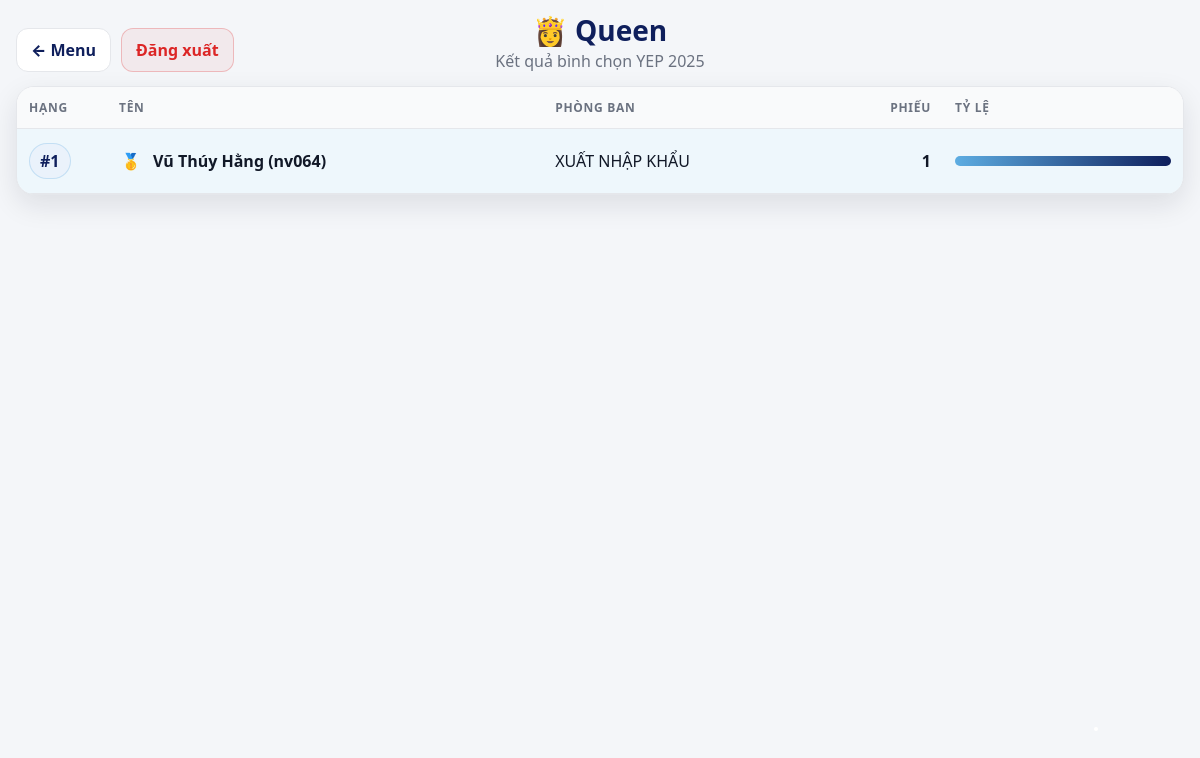
Before: /admin/results/queen (signed in) with the older database file.
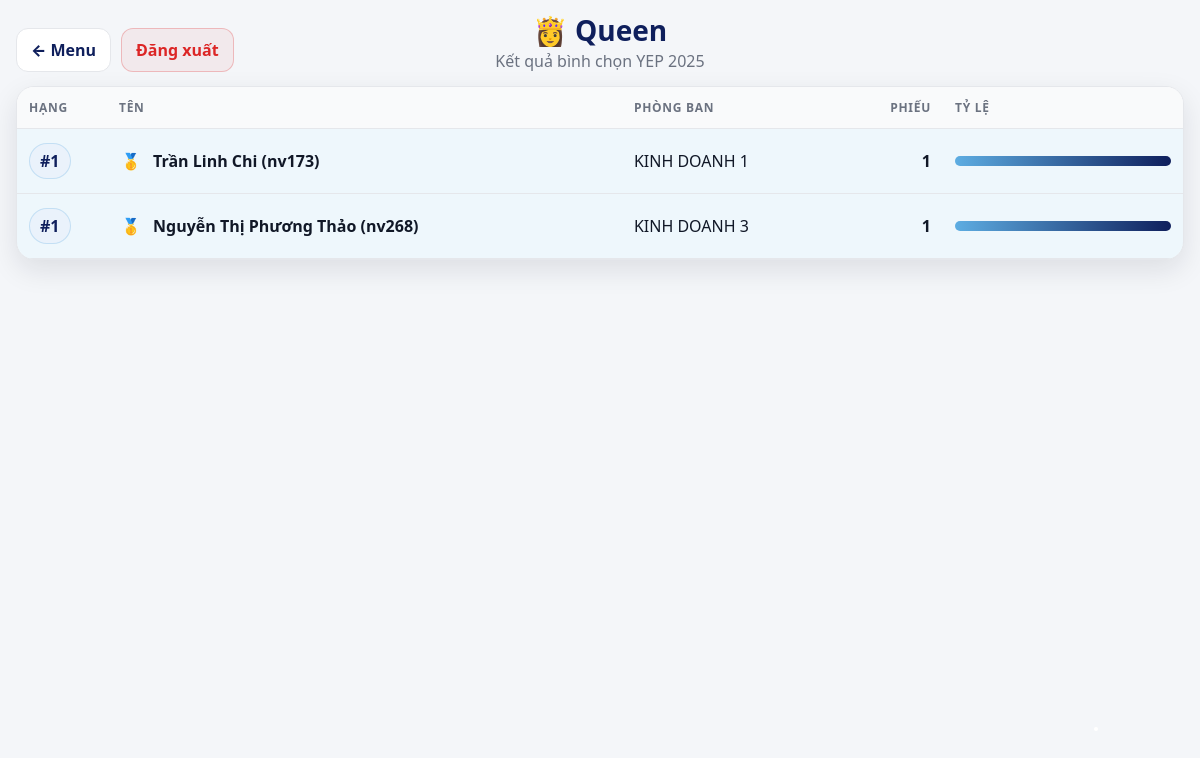
After: the same page with the newer database file.
### tables this page shows
CREATE TABLE votes (
            id INTEGER PRIMARY KEY AUTOINCREMENT,
            username TEXT NOT NULL,
            vote_type TEXT NOT NULL,
            vote_value TEXT NOT NULL,
            created_at TEXT NOT NULL DEFAULT (datetime('now'))
        );

### app.py (the view)
@app.route("/admin/results/queen")
def admin_results_queen():
    if not session.get("admin"):
        return redirect(url_for("admin_login"))
    ranked = query_results_people("queen")
    max_votes = max([it["votes"] for it in ranked], default=0)
    return render_template(
        "admin_results.html",
        title="Queen",
        icon="👸",
        results=ranked,
        max_votes=max_votes,
        has_any=(len(ranked) > 0),
        show_department=True
    )

### app.py (called while the page is built)
def get_db():
    if "db" not in g:
        g.db = sqlite3.connect(DB_PATH, check_same_thread=False)
        g.db.row_factory = sqlite3.Row
    return g.db

def init_db():
    db = get_db()
    db.execute("""
        CREATE TABLE IF NOT EXISTS votes (
            id INTEGER PRIMARY KEY AUTOINCREMENT,
            username TEXT NOT NULL,
            vote_type TEXT NOT NULL,
            vote_value TEXT NOT NULL,
            created_at TEXT NOT NULL DEFAULT (datetime('now'))
        );
    """)
    db.execute("""
        CREATE TABLE IF NOT EXISTS voted_users (
            username TEXT PRIMARY KEY,
            voted_at TEXT NOT NULL DEFAULT (datetime('now'))
        );
    """)
    db.execute("CREATE INDEX IF NOT EXISTS idx_votes_type ON votes(vote_type);")
    db.execute("CREATE INDEX IF NOT EXISTS idx_votes_user ON votes(username);")
    db.execute("CREATE UNIQUE INDEX IF NOT EXISTS uq_vote_once_value ON votes(username, vote_type, vote_value);")
    db.commit()

def dense_rank(items):
    rank = 0
    prev_votes = None
    out = []
    for it in items:
        v = it["votes"]
        if prev_votes is None:
            rank = 1
        elif v < prev_votes:
            rank += 1
        it2 = dict(it)
        it2["rank"] = rank
        out.append(it2)
        prev_votes = v
    return out

def query_results_people(vote_type: str):
    db = get_db()
    rows = db.execute("""
        SELECT vote_value AS emp_username, COUNT(*) AS cnt
        FROM votes
        WHERE vote_type = ?
        GROUP BY vote_value
        ORDER BY cnt DESC, vote_value ASC
    """, (vote_type,)).fetchall()
    items = []
    for r in rows:
        u = r["emp_username"]
        if u in NHAN_VIEN:
            items.append({
                "name": f"{NHAN_VIEN[u]['name']} ({u})",
                "department": NHAN_VIEN[u]["department"],
                "votes": int(r["cnt"]),
            })
        else:
            items.append({"name": f"(Unknown) ({u})", "department": None, "votes": int(r["cnt"])})
    return dense_rank(items)

@app.before_request
def _ensure_db():
    init_db()

### templates/admin_results.html (shortened to what this page needs)
{% extends "base.html" %}
{% block body %}
<div class="container admin-results {% if page_type == 'tiet_muc' %}admin-results-compact{% endif %}">
    <div class="admin-header">
        <div class="admin-title">
            <h1>{{ icon }} {{ title }}</h1>
            <p class="subtitle">Kết quả bình chọn YEP 2025</p>
        </div>
        <div class="admin-actions">
            <a href="/admin/menu" class="btn-outline">← Menu</a>
            <a href="/admin/logout" class="btn-danger">Đăng xuất</a>
        </div>
    </div>
    {% if not has_any %}
        <div class="empty-state">
            <p>Chưa có kết quả bình chọn.</p>
        </div>
    {% else %}
        <div class="table-wrapper">
            <table class="ranking-table">
                <thead>
                     <tr>
                        <th class="col-rank">Hạng</th>
                        <th>Tên</th>
                        {% if show_department %}
                        <th class="col-dept">Phòng ban</th>
                        {% endif %}
                        <th class="col-votes">Phiếu</th>
                        <th class="col-bar">Tỷ lệ</th>
                    </tr>
                </thead>
                <tbody>
                        {% for row in results %}
                    <tr class="{% if row.rank == 1 %}rank-1{% elif row.rank == 2 %}rank-2{% elif row.rank == 3 %}rank-3{% endif %}">
                        <td class="col-rank">
                            <span class="rank-badge">#{{ row.rank }}</span>
                        </td>
                        <td class="col-name">
                            <div class="name-cell">
                                <span class="medal">
                                    {% if row.rank == 1 %}🥇{% elif row.rank == 2 %}🥈{% elif row.rank == 3 %}🥉{% endif %}
                                </span>
                                <span class="name-text">{{ row.name }}</span>
                            </div>
                        </td>
                        {% if show_department %}
                        <td class="col-dept">{{ row.department }}</td>
                        {% endif %}
                        <td class="col-votes"><strong>{{ row.votes }}</strong></td>
                        <td class="col-bar">
                            <div class="bar">
                                <div class="bar-fill"
                                    style="width: {{ (row.votes / max_votes * 100) if max_votes else 0 }}%;">
                                </div>
                            </div>
                        </td>
                    </tr>
                    {% endfor %}
                </tbody>
            </table>
        </div>
    {% endif %}
</div>
{% endblock %}

### templates/base.html (shortened to what this page needs)
<!DOCTYPE html>
<html lang="vi">
<head>
    <link rel="stylesheet" href="{{ url_for('static', filename='css/theme.css') }}">
    <link rel="stylesheet" href="{{ url_for('static', filename='css/style.css') }}">
</head>
<body>
    {% block body %}{% endblock %}
</body>
</html>

### static/css/theme.css (style rules this page uses)
:root { --color-primary: #0F1F5C; --color-primary-hover: #1F3C88; --color-accent: #5DADE2; --bg-body: #F4F6F9; --bg-card: #FFFFFF; --bg-soft: #EAF2FB; --text-main: #111827; --text-muted: #6B7280; --text-white: #FFFFFF; --border-color: #E5E7EB; --radius: 14px; --shadow-soft: 0 10px 28px rgba(17, 24, 39, 0.10); --shadow-hover: 0 14px 36px rgba(17, 24, 39, 0.14); --success: #16A34A; --warning: #F59E0B; --danger: #DC2626; --container-max: 1200px; }

### static/css/style.css (style rules this page uses)
* { box-sizing:border-box;margin:0;padding:0 }
body { font-family: system-ui,-apple-system,Segoe UI,Roboto,Inter,Arial,sans-serif; background: var(--bg-body); color: var(--text-main); min-height:100vh; }
a { color:var(--color-primary);text-decoration:none }
.container { width: min(var(--container-max), calc(100% - 32px)); margin: 0 auto; padding: 28px 0; }
.btn-outline { display:inline-flex; align-items:center; gap:8px; padding: 10px 14px; border-radius: 12px; border:1px solid var(--border-color); background: var(--bg-card); color: var(--color-primary); font-weight: 800; }
.btn-danger { display:inline-flex; align-items:center; gap:8px; padding: 10px 14px; border-radius: 12px; border:1px solid rgba(220,38,38,.25); background: rgba(220,38,38,.06); color: var(--danger); font-weight: 900; }
.admin-header { display:flex; align-items:center; justify-content:space-between; gap:16px; margin-bottom:18px; }
.admin-title { flex:1; min-width:240px }
.admin-title h1 { margin:0; line-height:1.15 }
.admin-title .subtitle { margin-top:6px }
.admin-menu .admin-header, .admin-results .admin-header { position:relative; }
.admin-menu .admin-title, .admin-results .admin-title { text-align:center; }
.admin-menu .admin-actions, .admin-results .admin-actions { display:flex; gap:10px; flex-wrap:wrap; justify-content:flex-end; }
@media (min-width: 900px) { .admin-menu .admin-title, .admin-results .admin-title { position:absolute; left:50%; transform:translateX(-50%); width:520px; max-width:60vw; } }
.subtitle { color: var(--text-muted); margin-top: 4px; margin-bottom: 14px; }
.admin-results .admin-header { display:flex; align-items:flex-end; justify-content:space-between; gap: 12px; margin-bottom: 14px; }
.admin-title h1 { color: var(--color-primary); font-size: 28px; font-weight: 900 }
.admin-title .subtitle { margin: 4px 0 0; color: var(--text-muted) }
.table-wrapper { background: var(--bg-card); border: 1px solid var(--border-color); border-radius: 18px; box-shadow: var(--shadow-soft); overflow-x: auto; }
.ranking-table { width: 100%; border-collapse: collapse; min-width: 600px; }
.ranking-table thead th { text-align:left; font-size: 12px; text-transform: uppercase; letter-spacing: .06em; color: var(--text-muted); background: #F9FAFB; border-bottom: 1px solid var(--border-color); padding: 12px 12px; white-space: nowrap; }
.ranking-table tbody td { padding: 14px 12px; border-bottom: 1px solid var(--border-color); vertical-align: middle; }
.col-rank { width: 90px }
.col-votes { width: 100px; text-align:right }
.ranking-table .col-votes { text-align:right }
.col-bar { width: 240px }
.rank-badge { display:inline-flex; align-items:center; justify-content:center; padding: 6px 10px; border-radius: 999px; background: var(--bg-soft); border: 1px solid rgba(93,173,226,.28); color: var(--color-primary); font-weight: 900; }
.name-cell { display:flex; align-items:center; gap: 10px; min-width:0 }
.medal { width: 24px; text-align:center; flex-shrink: 0; }
.name-text { font-weight: 900; color: var(--text-main); line-height: 1.4; word-break: break-word; white-space: normal; }
.bar { height: 10px; border-radius: 999px; background: #E5E7EB; overflow:hidden }
.bar-fill { height: 100%; background: linear-gradient(90deg, var(--color-accent), var(--color-primary)) }
tr.rank-1 { background: rgba(93,173,226,.10) }

Changed rows visible on the page:
removed votes: vote_type "Queen"
Other visible differences:
{{ title }}: (not shown) → "Queen"
new list line: "# 1 Trần Linh Chi (nv173) KINH DOANH 1 1"
new list line: "# 1 Nguyễn Thị Phương Thảo (nv268) KINH DOANH 3 1"
list line gone: "# 1 Vũ Thúy Hằng (nv064) XUẤT NHẬP KHẨU 1"
